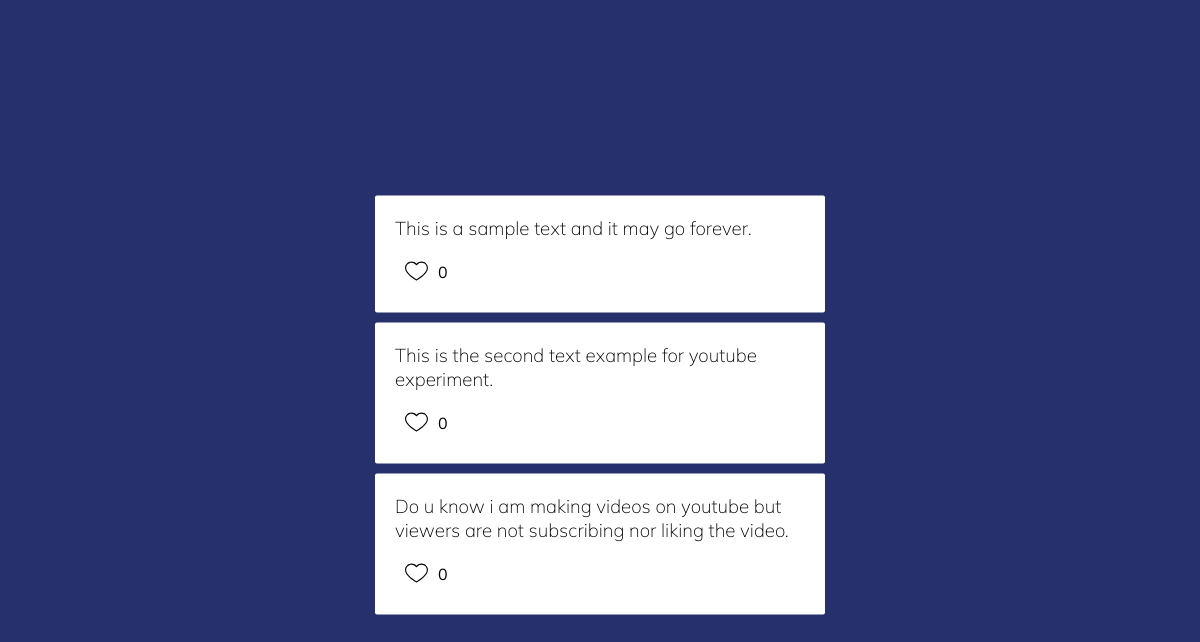
The page / on the database its author committed.
### tables this page shows
CREATE TABLE `uploads` (
  `id` int(11) NOT NULL,
  `uploader_id` varchar(200) NOT NULL,
  `text` text NOT NULL,
  `count` varchar(200) NOT NULL
);

### index.php (the view, shortened to what this page needs)
<!DOCTYPE html>
<html>
   <head>
   </head>
   <body>
      <div class="q">
         <?php
            $conn=new mysqli("localhost","root","","captcha");
            $sql="select * from uploads";
            $res=$conn->query($sql);
            if($res->num_rows>0){
            	while($row=$res->fetch_assoc()){
            		$id=$row['id'];
            		$text=$row['text'];
            		$count=$row['count'];
                    echo "<div class='uploads'>
                              <h3>".$text."</h3>
                              <div class='like' title=".$id.">
                                 <img class='like_icon' src='heart.svg'>
                                 <span>".$count."</span>
                               </div>
                          </div>";
            	}
            }else{
            	echo "No record found.";
            }
            ?>
      </div>
   </body>
</html>

### index.php (style rules this page uses)
* { margin:0; padding: 0; box-sizing: border-box; }
:root { --f:'Mulish', sans-serif; }
body { background: #26306b; font-family: var(--f); }
.q { position: absolute;top:50%; left: 50%; transform: translate(-50% , -50%); }
.uploads { width:450px; padding: 20px; border-radius: 2px; background: white;margin-top:10px; }
.like { margin-top:10px;display: flex;align-items: center; }
.like_icon { width:23px; width:23px;margin: 10px; }
h3 { font-weight: lighter; }

### rows shown on the page
uploads: text "This is a sample text and it may go forever.", count "0"
uploads: text "This is the second text example for youtube experiment.", count "0"
uploads: text "Do u know i am making videos on youtube but viewers are not subscribing nor liking the video.", count "0"
